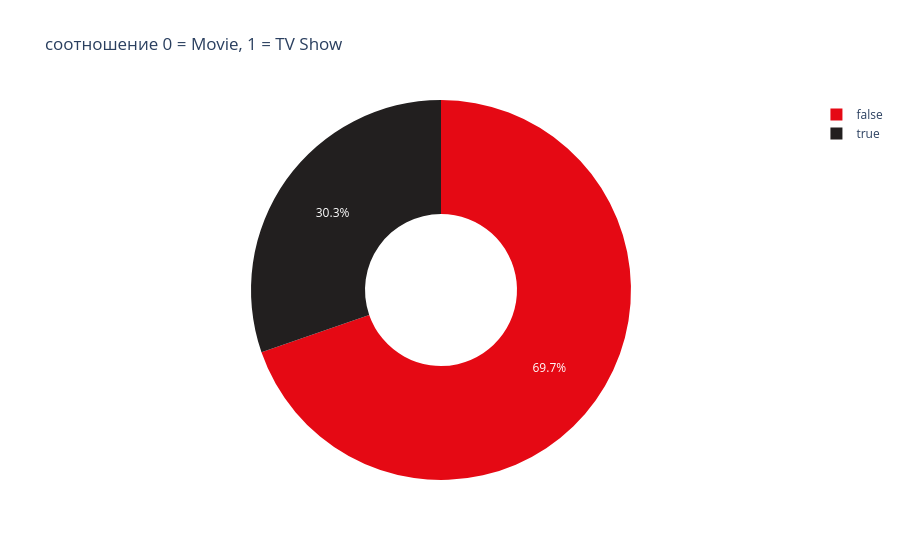

Notebook source saved alongside this figure:
### Code cell
import matplotlib.pyplot as plt
import seaborn as sns
import plotly.express as px
plt.figure(figsize=(10, 6))
sns.histplot(data["release_year"], kde=True, color="Blue")
plt.title("распределение годов выпуска")


plt.figure(figsize=(8, 5))
plt.boxplot(data["year_added"])
plt.title("ящик с усами: год добавления")
plt.show()


fig = px.pie(data, names="_TV Show", title="соотношение 0 = Movie, 1 = TV Show", hole=0.4, color_discrete_sequence=['#e50914', '#221f1f'])
fig.show()


plt.figure(figsize=(12, 8))
numeric_cals = data.select_dtypes(include=[np.number])
sns.heatmap(numeric_cals.corr(), annot=True, cmap="coolwarm", fmt=".4f")
plt.title("корреляция признаков")
plt.show()

### Figure 1 — Plotly figure (JSON) as saved in the notebook; plotly's stock layout.template omitted (floating-point values rounded to 4 significant figures; data arrays with more than 128 entries replaced by an {"elided": "..."} marker saying what was removed)
{"data": [{"domain": {"x": [0, 1], "y": [0, 1]}, "hole": 0.4, "hovertemplate": "_TV Show=%{label}<extra></extra>", "labels": {"elided": "8790 bool values"}, "legendgroup": "", "name": "", "showlegend": true, "type": "pie"}], "layout": {"legend": {"tracegroupgap": 0}, "piecolorway": ["#e50914", "#221f1f"], "title": {"text": "соотношение 0 = Movie, 1 = TV Show"}}}
